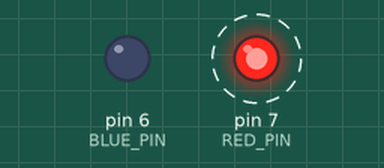
This sketch was run on a simulated Arduino Uno, built with avr-gcc and run on an emulated ATmega328P. Shown: output pins drawn as LEDs (lit = HIGH). Dashed ring = blinking.

Above: at 0.5 s.
Timing chart, 0 to 4.6 s (numbered marks = the images above):
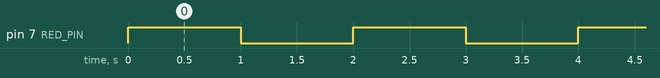

Measured:
- by itself, pin 7 (RED_PIN): alternates HIGH for 1.0 s and LOW for 1.0 s

The sketch:

Bi_color_Red.ino
```cpp
// microprocessor cursus
// Riekus Bennink

# define BLUE_PIN 6
# define RED_PIN 7
#define DELAY  1000

void rood(){
 digitalWrite(RED_PIN, HIGH);
 digitalWrite(BLUE_PIN,LOW);
}


void uit(){
 digitalWrite(RED_PIN, LOW);
 digitalWrite(BLUE_PIN,LOW);
}

void setup() {
 pinMode(BLUE_PIN,OUTPUT);
 pinMode(RED_PIN,OUTPUT);
 digitalWrite(RED_PIN, LOW);
 digitalWrite(BLUE_PIN,HIGH );
}

void loop() {
  // put your main code here, to run repeatedly:
rood();
  delay(DELAY);
  uit();
  delay(DELAY);
}
```
